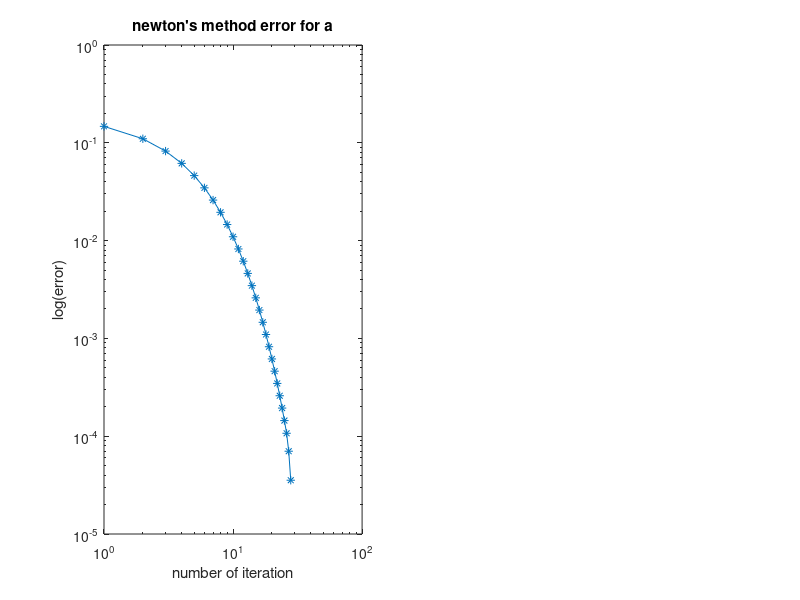

Write MATLAB code to recreate this figure.
clc
clear all

a=@(x)cos(x+sqrt(2))+x*(x/2+sqrt(2));
da=@(x)x-sin(x+sqrt(2))+sqrt(2);

i=1;
x=-2;
N=100;
TOL=10^-5;
t=1;
z=-1;
err=[];
errb=[];

while(i<=N)
   xn(i)=x-(a(x)/da(x))
   err(i)=abs(xn(i)-x)
   if(err(i)<=TOL||err(i)==0)
      disp(i)
      disp(x)
      break;
   end
   x=xn(i)
   i++
end

subplot(1,2,1)
loglog(1:length(err),(err),'*-')
axis on 
title("newton's method error for a")
xlabel('number of iteration')
ylabel('log(error)')